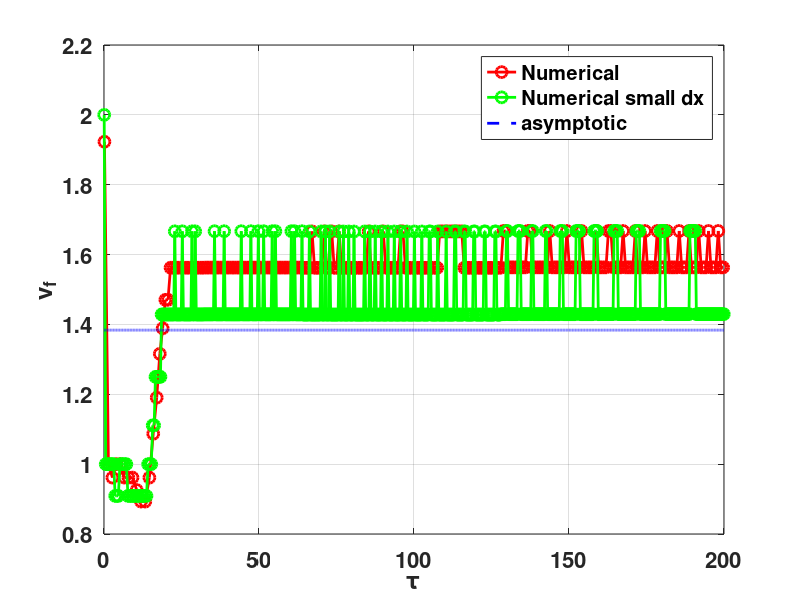

MATLAB code for this plot:
%Script to calculate and compare the front propagation velocity


clear; clc;format long;
set(0,'DefaultAxesFontSize',16,'DefaultAxesFontWeight','bold','DefaultLineLineWidth',2,'DefaultLineMarkerSize',8);

xpos = 500;ypos = 500; width = 1200; height = 800;


skip_line = 1; % The first line has the field names
h_data = importdata('frontPos.dat', ' ', skip_line);
h_data_small = importdata('frontPos_small.dat', ' ', skip_line);


%Asymptoic front velocity
E_b = 1.0;
D = 0.1;
v_exact = E_b + 2.0*sqrt(D*E_b*exp(-1.0/E_b));

%Theoretical (todo)
%zb = 31.0;
%ztheoretical = @(tau) zb + E_b*tau + sqrt*(E_b + sqrt(4.0*D*E_b*exp(-1.0/E_b))); 

%Simulation
dt = 0.01;
times = h_data.data(:,1); 
[fpos,ia,ic] = unique(h_data.data(:,2));
tpos = times(ia);
vfront = diff(fpos)./diff(tpos);

times_small = h_data_small.data(:,1); 
[fpos_small,ia,ic] = unique(h_data_small.data(:,2));
tpos_small = times(ia);
vfront_small = diff(fpos_small)./diff(tpos_small);
figure(1)
plot(tpos(2:5:end),vfront(1:5:end),'ro-',tpos_small(2:5:end),vfront_small(1:5:end),'go-', times, v_exact*ones(length(times),1),'b--');
xlabel('\tau');ylabel('v_f');
legend('Numerical','Numerical small dx','asymptotic');
grid on;set(gcf,'Position',[xpos ypos width height]); box on;